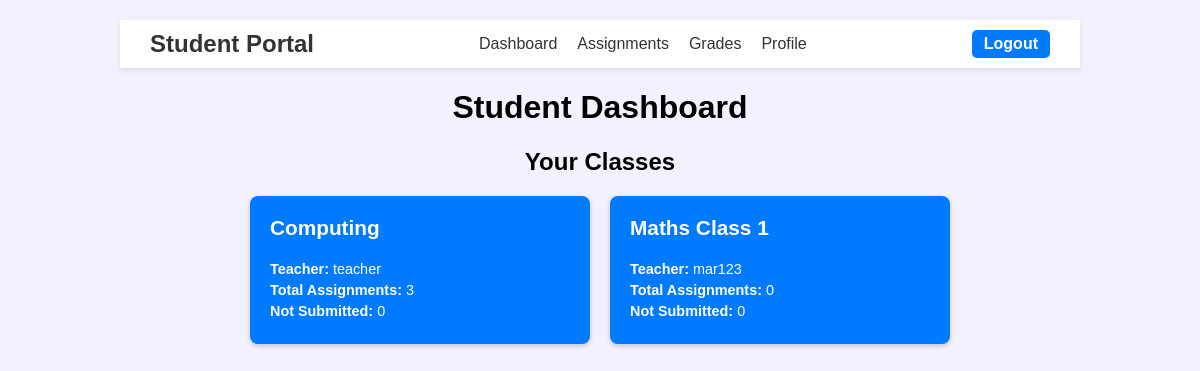
Page /student_dashboard.php (signed in) on the committed database.
### tables this page shows
CREATE TABLE `Classes` (
  `class_id` int(11) NOT NULL,
  `class_name` varchar(255) NOT NULL,
  `teacher_id` int(11) NOT NULL
);

CREATE TABLE `users` (
  `user_id` int(11) NOT NULL,
  `username` varchar(100) NOT NULL,
  `password` varchar(255) NOT NULL,
  `role` enum('admin','teacher','student') NOT NULL,
  `email` varchar(255) NOT NULL
);

### student_dashboard.php (the view, shortened to what this page needs)
<?php
include_once __DIR__ . '/includes/db.php';
include 'includes/header_student.php';
$student_id = $_SESSION['student_id'] ?? null;
if (!$student_id) {
    $stmt = $conn->prepare("SELECT student_id FROM students WHERE user_id = ?");
    $stmt->bind_param("i", $_SESSION['user_id']);
    $stmt->execute();
    $result = $stmt->get_result();
    if ($row = $result->fetch_assoc()) {
        $student_id = $row['student_id'];
    } else {
        die("No student record found.");
    }
}
$classes = [];
$sql = "
    SELECT c.class_id, c.class_name, u.username AS teacher_name
    FROM classes c
    JOIN class_student cs ON c.class_id = cs.class_id
    JOIN teachers t ON c.teacher_id = t.teacher_id
    JOIN users u ON t.user_id = u.user_id
    WHERE cs.student_id = ?
    ORDER BY c.class_name
";
$stmt = $conn->prepare($sql);
$stmt->bind_param("i", $student_id);
$stmt->execute();
$result = $stmt->get_result();
while ($row = $result->fetch_assoc()) {
    $stmt2 = $conn->prepare("
        SELECT COUNT(*) AS total,
               SUM(CASE WHEN s.submission_id IS NULL THEN 1 ELSE 0 END) AS not_submitted
        FROM assignments a
        LEFT JOIN submission s ON a.assignment_id = s.assignment_id AND s.student_id = ?
        WHERE a.class_id = ?
    ");
    $stmt2->bind_param("ii", $student_id, $row['class_id']);
    $stmt2->execute();
    $stats = $stmt2->get_result()->fetch_assoc();
    $row['total_assignments'] = $stats['total'] ?? 0;
    $row['not_submitted'] = $stats['not_submitted'] ?? 0;
    $classes[] = $row;
}
?>
<!DOCTYPE html>
<html lang="en">
<head>
</head>
<body>
    <h1>Student Dashboard</h1>
    <h2>Your Classes</h2>
    <div class="class-list">
        <?php if ($classes): ?>
            <?php foreach ($classes as $class): ?>
                <a class="class-item" href="student_assignments.php?class_id=<?= $class['class_id'] ?>">
    <h3><?= htmlspecialchars($class['class_name']) ?></h3>
    <p><strong>Teacher:</strong> <?= htmlspecialchars($class['teacher_name'] ?? 'N/A') ?></p>
    <p><strong>Total Assignments:</strong> <?= $class['total_assignments'] ?></p>
    <p><strong>Not Submitted:</strong> <?= $class['not_submitted'] ?></p>
</a>
            <?php endforeach; ?>
        <?php else: ?>
            <p>You are not enrolled in any classes.</p>
        <?php endif; ?>
    </div>
</body>
</html>

### includes/header_student.php (style rules this page uses)
body { font-family: Arial, sans-serif; margin: 0; background: #f2f2ff; }

### student_dashboard.php (style rules this page uses)
body { font-family: Arial, sans-serif; max-width: 1000px; margin: 20px auto; }
h1, h2 { text-align: center; }
.class-list { display: flex; flex-wrap: wrap; gap: 20px; justify-content: center; }
.class-item { display: block; background: #007bff; color: white; padding: 20px; width: 30%; border-radius: 8px; box-shadow: 0 2px 5px rgba(0,0,0,0.2); transition: transform 0.2s, background 0.2s; text-decoration: none; }
.class-item h3 { margin-top: 0; font-size: 1.3em; }
.class-item p { margin: 5px 0; font-size: 0.9em; }

### rows in the picture
classes: class_name "Computing", users.username "teacher", total_assignments "3", not_submitted "0"
classes: class_name "Maths Class 1", users.username "mar123", total_assignments "0", not_submitted "0"
